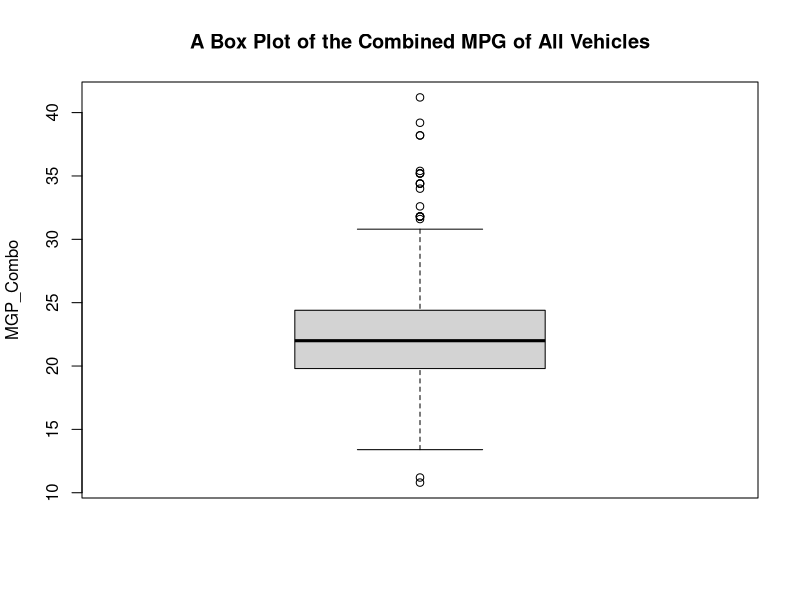
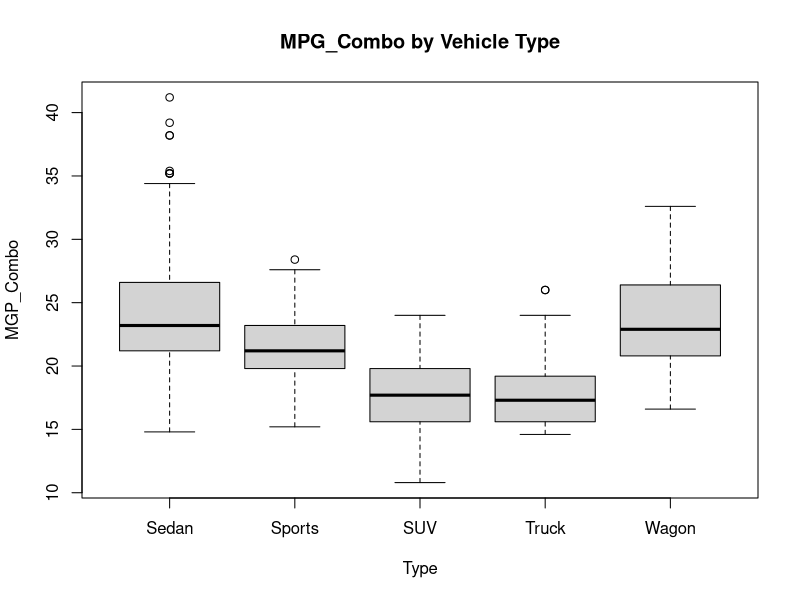
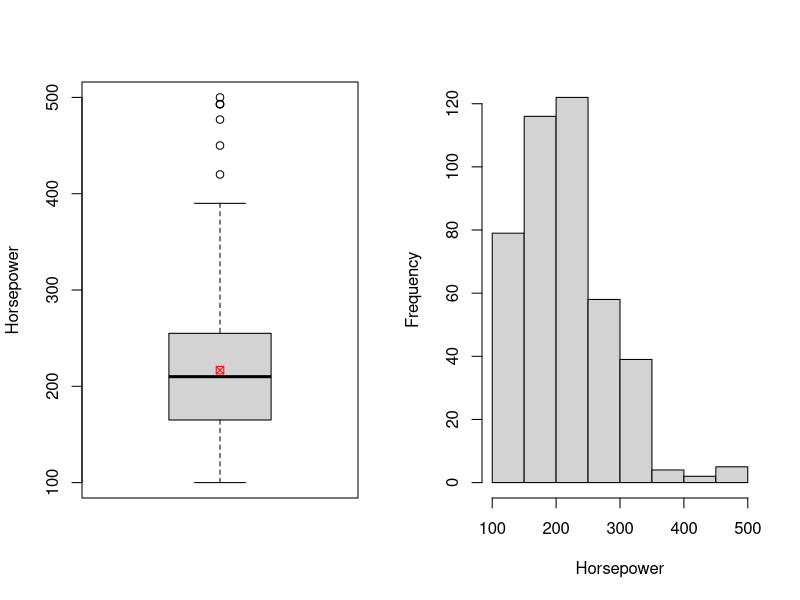
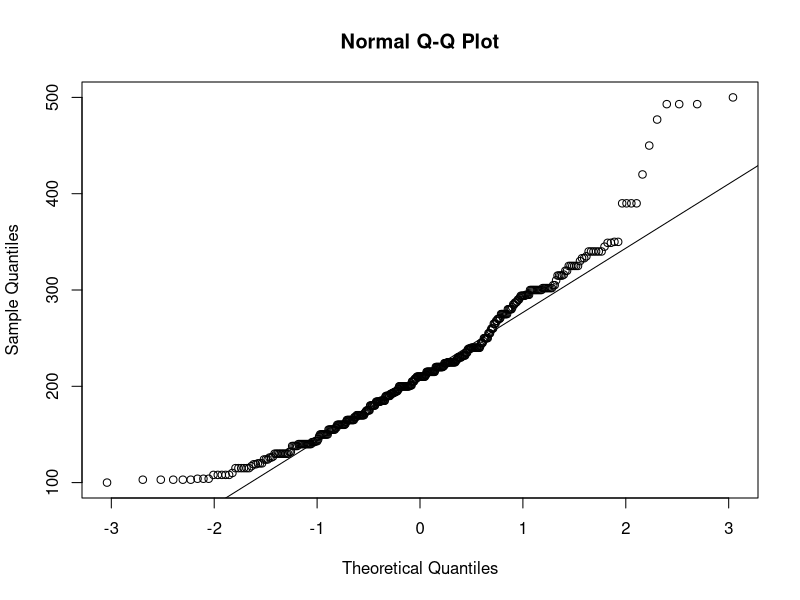
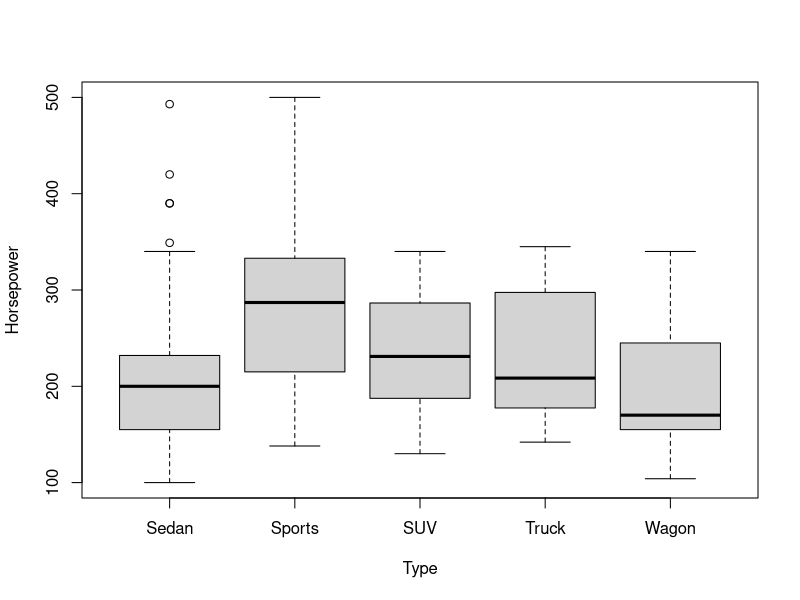
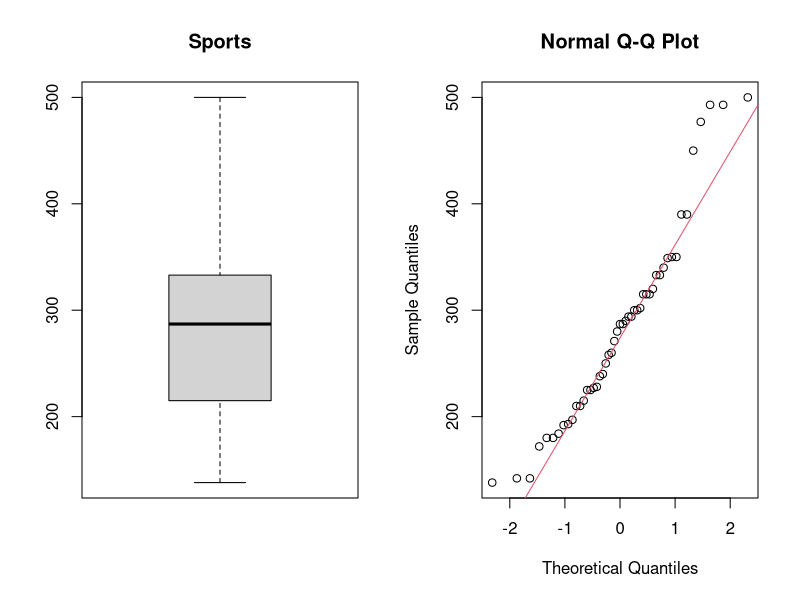
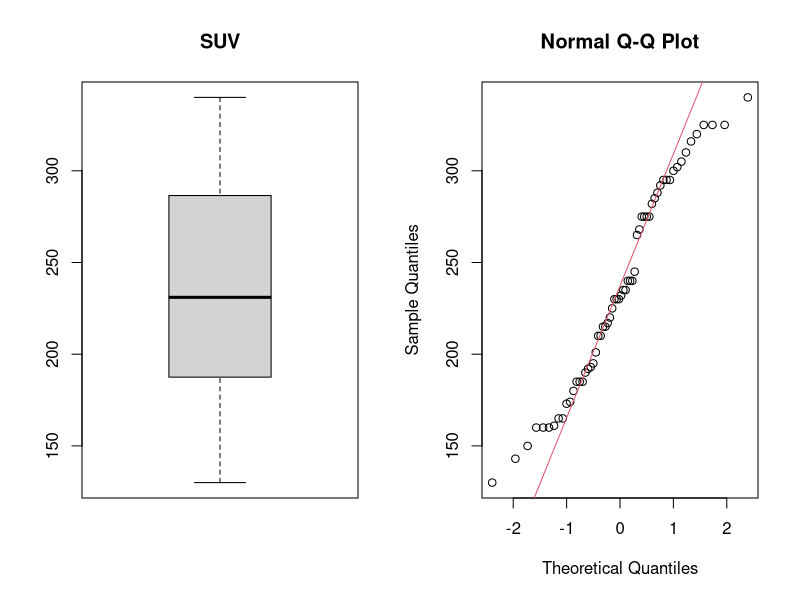
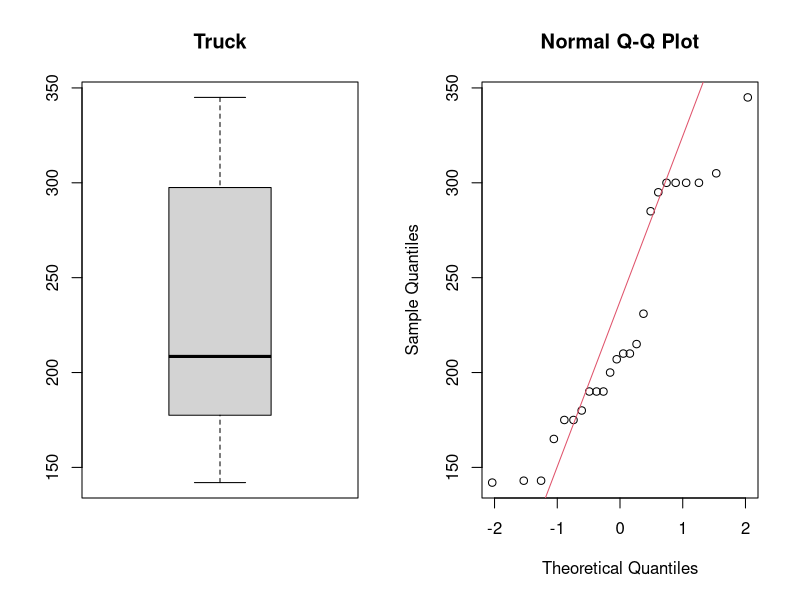

Here is the R script that generated these plots, in order:
library(e1071);

setwd("/Users/c2cypher/codebase/msda/msda-grad-school/sta-6443-902-data_analytics_algorithms/exam_1/hw1")
cars=read.csv("Cars.csv", header=TRUE)

######################################################
# Exercise 1
########################################################

# (a)
MPG_Combo <- 0.6*cars$MPG_City+0.4*cars$MPG_Highway  # combined mpg varialbe 
cars=data.frame(cars, MPG_Combo)   # data frame with MPG_Combo 

boxplot(cars$MPG_Combo,
        main = "A Box Plot of the Combined MPG of All Vehicles",
        ylab = "MGP_Combo")

#######
#b)
#######
boxplot(MPG_Combo~Type, data=cars, main=" MPG_Combo by Vehicle Type ",
        xlab="Type", ylab="MGP_Combo")

#######
#c)
#######
# descriptive statistics
summary(cars$Horsepower)
mean(cars$Horsepower); var(cars$Horsepower)
range(cars$Horsepower) # [min,max]
skewness(cars$Horsepower) # skewness

# visualization
par(mfrow=c(1,2))
boxplot(cars$Horsepower, ylab="Horsepower"); points(mean(cars$Horsepower), col="red", pch=7)
hist(cars$Horsepower, xlab="Horsepower",main=""); 

# check Normality
par(mfrow=c(1,1))
qqnorm(cars$Horsepower); qqline(cars$Horsepower)
shapiro.test(cars$Horsepower) 

######
#d)
######
Sports=cars[cars$Type=="Sports", ]
# Sports=subset(cars, Type=="Sports") # different way to extrat Sports data

SUV=cars[cars$Type=="SUV", ]
# SUV=subset(cars, Type=="SUV")

Truck=cars[cars$Type=="Truck", ]
# Truck=subset(cars, Type=="Truck")

boxplot(Horsepower ~ Type, data=cars)
#######################################
#Sports
#######################################
par(mfrow=c(1,2))
boxplot(Sports$Horsepower, main="Sports")
qqnorm(Sports$Horsepower); qqline(Sports$Horsepower, col = 2)
shapiro.test(Sports$Horsepower) 

########################################
#SUV
########################################
boxplot(SUV$Horsepower, main="SUV")
qqnorm(SUV$Horsepower); qqline(SUV$Horsepower, col = 2, pch=7)
shapiro.test(SUV$Horsepower) 

########################################
#Truck
########################################
boxplot(Truck$Horsepower, main="Truck")
qqnorm(Truck$Horsepower); qqline(Truck$Horsepower, col = 2)
shapiro.test(Truck$Horsepower) 

################
#Exercise 2
################

wilcox.test(Truck$Horsepower, SUV$Horsepower, alternative = "two.sided")

# or we can perform through sub-data - different ways to generate sub data.frame
# wilcox.test result is same as above

sub.cars = cars[(cars$Type == "SUV" | cars$Type=="Truck"),]
sub.cars = cars[(cars$Type %in% c("SUV", "Truck")),]
sub.cars = subset(cars, Type %in% c("SUV","Truck"))

wilcox.test(Horsepower ~ Type, data=sub.cars, alternative = "two.sided")

##################
#Exercise 3
#################
July=airquality[airquality$Month==7, ]
Aug=airquality[airquality$Month==8, ]

qqnorm(July$Wind); qqline(July$Wind, col = 2)
shapiro.test(July$Wind) 

qqnorm(Aug$Wind); qqline(Aug$Wind, col = 2)
shapiro.test(Aug$Wind) 

var.test(July$Wind, Aug$Wind)
t.test(July$Wind, Aug$Wind, var.equal = TRUE)

# or we can perform through sub-data - different ways to generate sub data.frame
# var.test and t.test are same as above

sub.airquality = airquality[(airquality$Month == "7" | airquality$Month=="8"),]
sub.airquality = airquality[(airquality$Month %in% c("7", "8")),]
sub.airquality = subset(airquality, Month == "7" | Month=="8")

var.test(Wind ~ Month, data = sub.airquality)
t.test(Wind ~ Month, data = sub.airquality, var.equal = TRUE)



